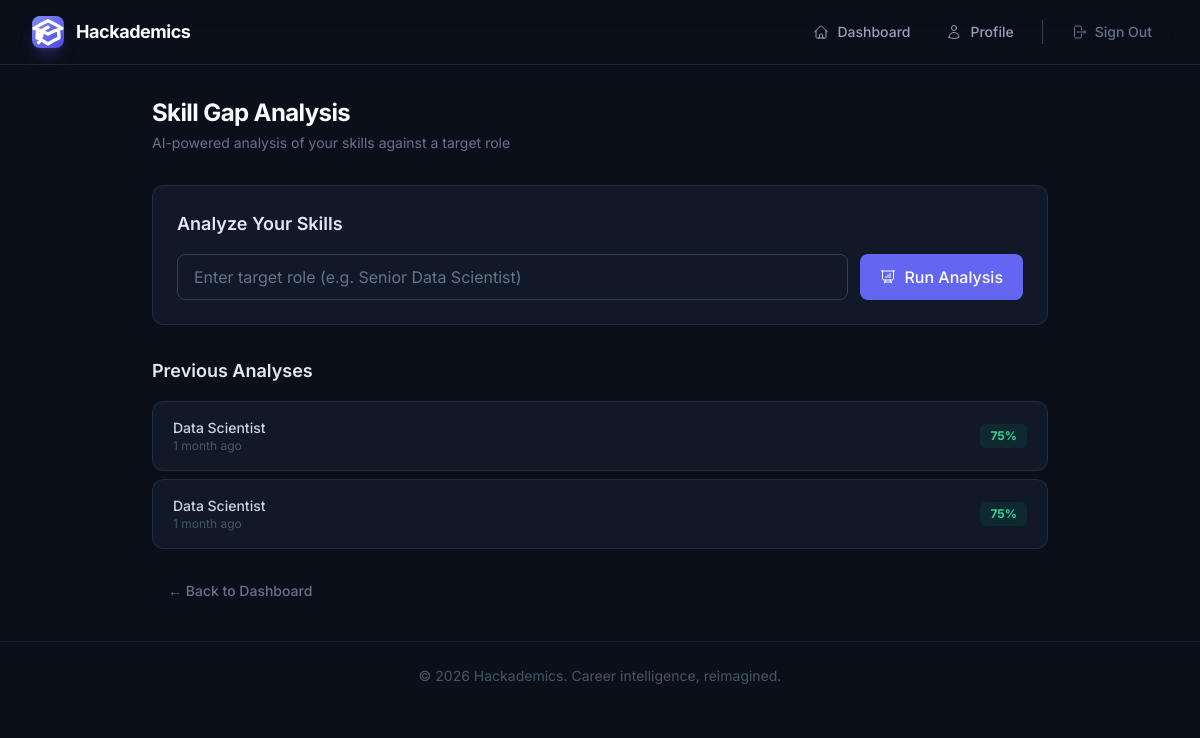
The app's page /recommendations/skill-gap/ (signed in) with its own data.
### recommendations/models.py (models this page shows, shortened)
class SkillGapAnalysis(models.Model):
    user = models.ForeignKey(User, on_delete=models.CASCADE, related_name='skill_gaps')
    target_role = models.CharField(max_length=200)
    current_skills = models.JSONField(default=list)
    missing_skills = models.JSONField(default=list)
    recommendations = models.TextField(blank=True)
    match_percentage = models.IntegerField(default=0)
    created_at = models.DateTimeField(auto_now_add=True)
    class Meta:
        ordering = ['-created_at']

### recommendations/views.py (the view, shortened to what this page needs)
# urls.py: path('skill-gap/', skill_gap_view, name='skill_gap'),
@login_required
def skill_gap_view(request):
    from .models import SkillGapAnalysis
    from users.models import ActivityLog
    analyses = SkillGapAnalysis.objects.filter(user=request.user)[:10]
    return render(request, 'recommendations/skill_gap.html', {'analyses': analyses})

### templates/recommendations/skill_gap.html (shortened to what this page needs)
{% extends 'base.html' %}
{% block content %}
<div class="max-w-4xl mx-auto animate-slide-up">
  <div class="mb-8">
    <h1 class="text-2xl font-bold text-surface-50 tracking-tight">Skill Gap Analysis</h1>
    <p class="text-surface-400 text-sm mt-1">AI-powered analysis of your skills against a target role</p>
  </div>
  <div class="card p-6 mb-8">
    <h2 class="text-lg font-semibold text-surface-100 mb-4">Analyze Your Skills</h2>
    <form method="post" action="{% url 'skill_gap' %}" id="skill-gap-form" class="flex flex-col sm:flex-row gap-3">
      <input type="text" name="target_role" required placeholder="Enter target role (e.g. Senior Data Scientist)"
             class="flex-1 px-4 py-2.5 bg-surface-800 border border-surface-600 rounded-lg text-surface-100 placeholder-surface-500 focus:outline-none focus:ring-2 focus:ring-brand-500/50 focus:border-brand-500 transition-colors">
      <button type="submit" id="skill-gap-btn" class="btn-primary whitespace-nowrap">
        Run Analysis
      </button>
    </form>
  </div>
  {% if analyses and analyses|length > 1 %}
  <div class="mb-6">
    <h2 class="text-lg font-semibold text-surface-100 mb-4">Previous Analyses</h2>
    <div class="space-y-2">
      {% for analysis in analyses %}
      {% if analysis.pk != latest.pk %}
      <div class="card px-5 py-4 flex items-center justify-between">
        <div>
          <p class="text-sm font-medium text-surface-200">{{ analysis.target_role }}</p>
          <p class="text-xs text-surface-500">{{ analysis.created_at|timesince }} ago</p>
        </div>
        <span class="inline-flex px-2.5 py-1 rounded-md text-xs font-bold
          {% if analysis.match_percentage >= 70 %}bg-emerald-500/10 text-emerald-400
          {% elif analysis.match_percentage >= 40 %}bg-amber-500/10 text-amber-400
          {% else %}bg-red-500/10 text-red-400{% endif %}">
          {{ analysis.match_percentage }}%
        </span>
      </div>
      {% endif %}
      {% endfor %}
    </div>
  </div>
  {% endif %}
  <div class="mt-6">
    <a href="{% url 'dashboard' %}" class="btn-ghost text-sm text-surface-400">&larr; Back to Dashboard</a>
  </div>
</div>
{% endblock %}

### records on screen
SkillGapAnalysis: target_role "Data Scientist", created_at "1 month", match_percentage "75"
SkillGapAnalysis: target_role "Data Scientist", created_at "1 month", match_percentage "75"
